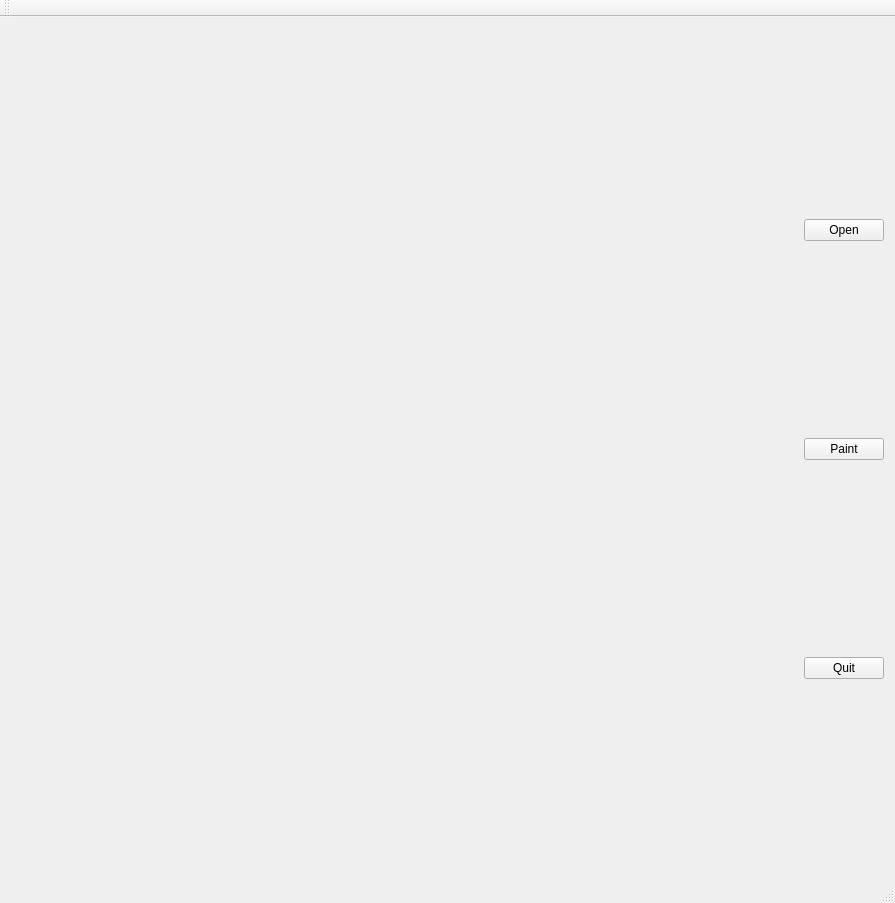
<?xml version="1.0" encoding="UTF-8"?>
<ui version="4.0">
 <class>MainWindow</class>
 <widget class="QMainWindow" name="MainWindow">
  <property name="geometry">
   <rect>
    <x>0</x>
    <y>0</y>
    <width>895</width>
    <height>903</height>
   </rect>
  </property>
  <property name="windowTitle">
   <string>MainWindow</string>
  </property>
  <widget class="QWidget" name="centralWidget">
   <layout class="QHBoxLayout" name="horizontalLayout">
    <item>
     <widget class="Painter" name="panelGL" native="true">
      <property name="sizePolicy">
       <sizepolicy hsizetype="Expanding" vsizetype="Expanding">
        <horstretch>0</horstretch>
        <verstretch>0</verstretch>
       </sizepolicy>
      </property>
     </widget>
    </item>
    <item>
     <layout class="QVBoxLayout" name="verticalLayout_2">
      <property name="sizeConstraint">
       <enum>QLayout::SetFixedSize</enum>
      </property>
      <item>
       <widget class="QPushButton" name="open">
        <property name="text">
         <string>Open</string>
        </property>
       </widget>
      </item>
      <item>
       <widget class="QPushButton" name="pushButton">
        <property name="text">
         <string>Paint</string>
        </property>
       </widget>
      </item>
      <item>
       <widget class="QPushButton" name="quit">
        <property name="text">
         <string>Quit</string>
        </property>
       </widget>
      </item>
     </layout>
    </item>
   </layout>
  </widget>
  <widget class="QMenuBar" name="menuBar">
   <property name="geometry">
    <rect>
     <x>0</x>
     <y>0</y>
     <width>895</width>
     <height>19</height>
    </rect>
   </property>
  </widget>
  <widget class="QToolBar" name="mainToolBar">
   <attribute name="toolBarArea">
    <enum>TopToolBarArea</enum>
   </attribute>
   <attribute name="toolBarBreak">
    <bool>false</bool>
   </attribute>
  </widget>
  <widget class="QStatusBar" name="statusBar"/>
 </widget>
 <layoutdefault spacing="6" margin="11"/>
 <customwidgets>
  <customwidget>
   <class>Painter</class>
   <extends>QWidget</extends>
   <header>painter.h</header>
   <container>1</container>
   <slots>
    <slot>changeSides(int)</slot>
    <slot>changeRadius(double)</slot>
    <slot>modeMoving()</slot>
    <slot>setRed()</slot>
    <slot>setBlue()</slot>
    <slot>setGreen()</slot>
    <slot>setBlack()</slot>
    <slot>setYellow()</slot>
    <slot>setRandom()</slot>
    <slot>modeDrawTriangle()</slot>
    <slot>modeDrawLine()</slot>
    <slot>modeDrawCircle()</slot>
    <slot>modeDrawRectangle()</slot>
    <slot>modeChangeColor()</slot>
    <slot>modeDelete()</slot>
    <slot>modeDrag()</slot>
    <slot>open()</slot>
    <slot>paint()</slot>
    <slot>setThreshold(0)</slot>
    <slot>setThreshold(30)</slot>
    <slot>setThreshold(60)</slot>
    <slot>setThreshold(100)</slot>
    <slot>setThreshold(200)</slot>
    <slot>setThreshold()</slot>
   </slots>
  </customwidget>
 </customwidgets>
 <resources/>
 <connections>
  <connection>
   <sender>quit</sender>
   <signal>clicked()</signal>
   <receiver>MainWindow</receiver>
   <slot>close()</slot>
   <hints>
    <hint type="sourcelabel">
     <x>884</x>
     <y>724</y>
    </hint>
    <hint type="destinationlabel">
     <x>576</x>
     <y>252</y>
    </hint>
   </hints>
  </connection>
  <connection>
   <sender>open</sender>
   <signal>clicked()</signal>
   <receiver>panelGL</receiver>
   <slot>open()</slot>
   <hints>
    <hint type="sourcelabel">
     <x>884</x>
     <y>210</y>
    </hint>
    <hint type="destinationlabel">
     <x>697</x>
     <y>450</y>
    </hint>
   </hints>
  </connection>
  <connection>
   <sender>pushButton</sender>
   <signal>clicked()</signal>
   <receiver>panelGL</receiver>
   <slot>paint()</slot>
   <hints>
    <hint type="sourcelabel">
     <x>884</x>
     <y>381</y>
    </hint>
    <hint type="destinationlabel">
     <x>754</x>
     <y>521</y>
    </hint>
   </hints>
  </connection>
 </connections>
</ui>
